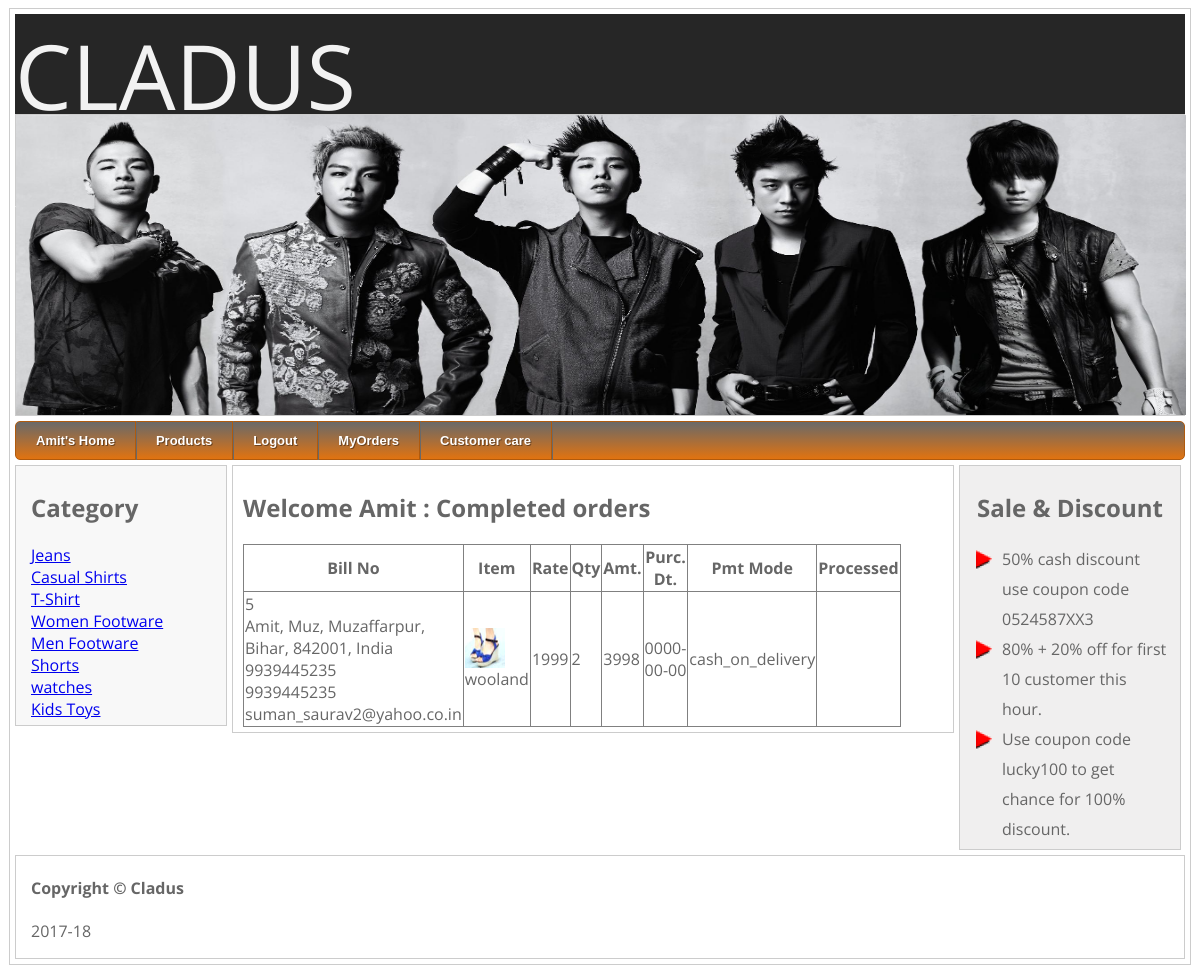
Page /admincompletedorders.php (signed in) on the committed database.
### tables this page shows
CREATE TABLE IF NOT EXISTS `category` (
  `categoryid` int(11) NOT NULL AUTO_INCREMENT,
  `categoryname` varchar(200) NOT NULL,
  PRIMARY KEY (`categoryid`)
);

CREATE TABLE IF NOT EXISTS `cart` (
  `billno` int(11) NOT NULL AUTO_INCREMENT,
  `mid` int(11) NOT NULL,
  `itemno` int(11) NOT NULL,
  `rate` int(11) NOT NULL,
  `qty` int(11) NOT NULL,
  `amount` int(11) NOT NULL,
  `date` date NOT NULL,
  `paymentmode` varchar(500) NOT NULL,
  `processed` varchar(50) NOT NULL,
  PRIMARY KEY (`billno`)
);

CREATE TABLE IF NOT EXISTS `members` (
  `mid` int(11) NOT NULL,
  `mname` varchar(200) NOT NULL,
  `mdistrict` varchar(200) NOT NULL,
  `mstreet` varchar(200) NOT NULL,
  `mcity` varchar(200) NOT NULL,
  `mstate` varchar(200) NOT NULL,
  `mpin` varchar(20) NOT NULL,
  `mcountry` varchar(200) NOT NULL,
  `dob` varchar(40) NOT NULL,
  `mmob_no1` varchar(12) NOT NULL,
  `mmob_no2` varchar(12) NOT NULL,
  `memail` varchar(200) NOT NULL,
  `username` varchar(200) NOT NULL,
  `password` varchar(50) NOT NULL,
  `howdidyoufindus` varchar(200) NOT NULL,
  `usertype` varchar(2) NOT NULL,
  PRIMARY KEY (`username`)
);

CREATE TABLE IF NOT EXISTS `products` (
  `itemno` int(11) NOT NULL,
  `itemname` varchar(400) NOT NULL,
  `description` varchar(500) NOT NULL,
  `price` int(11) NOT NULL,
  `qty` int(11) NOT NULL,
  `category` varchar(200) NOT NULL,
  `image` varchar(300) NOT NULL,
  PRIMARY KEY (`itemno`)
);

### admincompletedorders.php (the view, shortened to what this page needs)
	<?php
	require_once("master_header.php");
	?>
		<h2>Welcome <?php echo $_SESSION["cname"];?> : Completed orders </h2>
<?php
	if(isset($_SESSION["mid"]))
	{
	$q="select * from cart where processed !='NO'";
				$r=mysql_query($q);
				?>
<table width="90%" border="1px" style="border-collapse: collapse;">
					<?php
echo "<tr><th>Bill No</th><th>Item </th><th>Rate</th><th>Qty</th><th>Amt.</th><th>Purc. Dt.</th><th>Pmt Mode</th><th>Processed</th></tr>";
				while($f=mysql_fetch_array($r))
				{
						$q1="select * from products where itemno=".$f['itemno']."";
						$r1=mysql_query($q1);
				while($f1=mysql_fetch_array($r1))
				{
					$itemname=$f1['itemname'];
					$pimage=$f1['image'];
				}
				$q2="select * from members where mid=".$f['mid']."";
						$r2=mysql_query($q2);
				while($f2=mysql_fetch_array($r2))
				{
					$mname=$f2['mname'];
					$address=$mname.", ".$f2['mstreet'].", ".$f2['mcity'].", ".$f2['mstate'].", ".$f2['mpin'].", ".$f2['mcountry']."<br>".$f2['mmob_no1']."<br>".$f2['mmob_no2']."<br>".$f2['memail'];
				}
					echo "<tr><td>".$f['billno']."<br>".$address."</td><td> <img src='uploadedfiles\\$pimage' height=40 width=40><br>".$itemname." </td><td>".$f['rate']."</td><td>".$f['qty']."</td><td>".$f['amount']."</td><td>".$f['date']."</td><td>".$f['paymentmode']."</td><td>".$f['processed']."</td></tr>";
				}
?>
</table >
					<?php
	}
	else
	{
		echo "Please login first !! <A HREF='login.php'>Login here...</A>";
	}
	?>
	<?php
	require_once("master_footer.php");
	?>

### master_header.php (shortened to what this page needs)
<!DOCTYPE HTML PUBLIC "-//W3C//DTD HTML 4.0 Transitional//EN">
<HTML>
<HEAD>
<link rel="stylesheet" type="text/css" href="styles.css">
<link rel="stylesheet" type="text/css" href="menu_assets\styles.css">
	<link rel="stylesheet" type="text/css" href="engine1/style.css" media="screen" />
</HEAD>
<BODY>
<div id="pagewrap">
     <div class="header_wrapper">
                <div class="logo">
                    <span>CLADUS</span>
                </div>
                <div class="tagline">
                    <span>where fashion lies</span>
                </div>
        </div>
	<header>
		 <IMG SRC="img/img1.jpg" WIDTH="1170" HEIGHT="300" BORDER=0 ALT="">
	</header>
	<div id="menu">
	<div id='cssmenu'>
		<ul>
		   <li>
		   <?php
		   if(isset($_SESSION["utype"]))
		   {
			   if($_SESSION["utype"]=='U')
			   {
			   ?>
			 <a href="index.php"><span><?php echo $_SESSION["cname"];?>'s Home</span></a>
				   <?php
			   }
		   }
		   else
		   {
			?>
		    <a href="index.php"><span>Home</span></a>
				<?php
		   }
			?>
		   </li>
		   <li><a href="index.php"><span>Products</span></a></li>
		   <li>
		   <?php
		   if(isset($_SESSION["uname"]))
		   {
			   ?>
			<a href="logout.php"><span>Logout</span>
				   <?php
		   }
		   else
		   {
			?>
		   <a href="login.php"><span>Login</span>
				<?php
		   }
			?>
		   </a></li>
		   <li><a href="cart.php"><span>MyOrders</span></a></li>
		     <li class='has_sub'><a href="customarcare.php"><span>Customer care</span></a>
			 </li>
		</ul>
		</div>
	</div>
	<section id="content">
		<h2>Category </h2>
		<?php
		$q="select * from category";
				$r=mysql_query($q);
				while($f=mysql_fetch_array($r))
				{
				$categoryname= $f["categoryname"];
				echo "<a href='index.php?categoryname=".$categoryname."'>".$categoryname."</a><br>";
				}
				?>
	</section>
	<section id="middle">

### styles.css (style rules this page uses)
.header_wrapper { background-color: #262626; height: 100px; margin: auto; }
.logo { color: #f2f2f2; font-size: 90; }
.tagline { font-size: 12; color: #f2f2f2; text-transform: lowercase; padding-top: 65; font-family: cursive; }
body { font-family: 'Open Sans', sans-serif; color: #666; }
ul { list-style-type: none; padding: 0; margin: 0; }
#pagewrap { padding: 5px; width: 1170px; margin: 5px auto; }
header { height: 300px; padding: 0 0 0 0; background-image:url("img//header.jpg"); background-size:cover; }
#menu { margin:0 0 5px 0; }
#content { width: 180px; float: left; padding: 5px 15px; }
#middle { width: 700px; float: left; padding: 5px 10px; margin: 0px 5px 5px 5px; }
#content { background: #f8f8f8; }
header, #content, #middle, #sidebar { margin-bottom: 5px; }
#pagewrap, header, #content, #middle, #sidebar, footer { border: solid 1px #ccc; }

### menu_assets/styles.css (style rules this page uses)
#cssmenu { height:37px; display:block; padding:0; margin: 0 auto; border:1px solid; border-radius:5px; }
#cssmenu > ul { list-style:inside none; padding:0; margin:0; }
#cssmenu > ul > li { list-style:inside none; padding:0; margin:0; float:left; display:block; position:relative; }
#cssmenu > ul > li > a { outline:none; display:block; position:relative; padding:12px 20px; font:bold 13px/100% Arial, Helvetica, sans-serif; text-align:center; text-decoration:none; text-shadow:1px 1px 0 rgba(0,0,0, 0.4); }
#cssmenu > ul > li:first-child > a { border-radius:5px 0 0 5px; }
#cssmenu > ul > li > a:after { content:''; position:absolute; border-right:1px solid; top:-1px; bottom:-1px; right:-2px; z-index:99; }
#cssmenu, #cssmenu > ul > li > ul > li a:hover { background:#696969; background:-moz-linear-gradient(top, #696969 0%, #e17310 100%); background:-webkit-gradient(linear, left top, left bottom, color-stop(0%,#696969), color-stop(100%,#e17310)); background:-webkit-linear-gradient(top, #696969 0%,#e17310 100%); background:-o-linear-gradient(top, #696969 0%,#e17310 100%); background:-ms-linear-gradient(top, #696969 0%,#e17310 100%); background:linear-gradient(top, #696969 0%,#e17310 100%); filter:progid:DXImageTransform.Microsoft.gradient(startColorstr='#696969', endColorstr='#e17310',GradientType=0); }
#cssmenu { border-color:#b05a0d; }
#cssmenu > ul > li > a { border-right:1px solid #b05a0d; color:#fff; }
#cssmenu > ul > li > a:after { border-color:#696969; }

### rows in the picture
category: categoryname "Jeans"
category: categoryname "Casual Shirts"
category: categoryname "T-Shirt"
category: categoryname "Women Footware"
category: categoryname "Men Footware"
category: categoryname "Shorts"
category: categoryname "watches"
category: categoryname "Kids Toys"
cart: billno "5", members.mname "Amit", members.mstreet "Muz", members.mcity "Muzaffarpur", members.mstate "Bihar", members.mpin "842001", members.mcountry "India", members.mmob_no1 "9939445235", members.mmob_no2 "9939445235", members.memail "suman_saurav2@yahoo.co.in", products.image (picture), products.itemname "wooland", rate "1999", qty "2", amount "3998", date "0000-00-00", paymentmode "cash_on_delivery"

### other values in the picture
$_SESSION["cname"] "Amit"
